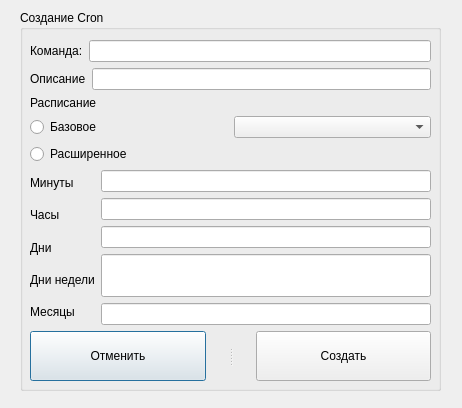
<?xml version="1.0" encoding="UTF-8"?>
<ui version="4.0">
 <class>CronCreateDiolog</class>
 <widget class="QDialog" name="CronCreateDiolog">
  <property name="geometry">
   <rect>
    <x>0</x>
    <y>0</y>
    <width>462</width>
    <height>408</height>
   </rect>
  </property>
  <property name="windowTitle">
   <string>Dialog</string>
  </property>
  <widget class="QGroupBox" name="groupBox">
   <property name="geometry">
    <rect>
     <x>20</x>
     <y>10</y>
     <width>421</width>
     <height>381</height>
    </rect>
   </property>
   <property name="title">
    <string>Создание Cron</string>
   </property>
   <widget class="QWidget" name="">
    <property name="geometry">
     <rect>
      <x>10</x>
      <y>30</y>
      <width>401</width>
      <height>341</height>
     </rect>
    </property>
    <layout class="QVBoxLayout" name="verticalLayout_3">
     <item>
      <layout class="QHBoxLayout" name="horizontalLayout_3">
       <item>
        <widget class="QLabel" name="label">
         <property name="text">
          <string>Команда:</string>
         </property>
        </widget>
       </item>
       <item>
        <widget class="QLineEdit" name="lineEdit_Command"/>
       </item>
      </layout>
     </item>
     <item>
      <layout class="QHBoxLayout" name="horizontalLayout_4">
       <item>
        <widget class="QLabel" name="label_8">
         <property name="text">
          <string>Описание</string>
         </property>
        </widget>
       </item>
       <item>
        <widget class="QLineEdit" name="lineEdit_Comment"/>
       </item>
      </layout>
     </item>
     <item>
      <widget class="QLabel" name="label_2">
       <property name="text">
        <string>Расписание</string>
       </property>
       <property name="alignment">
        <set>Qt::AlignmentFlag::AlignLeading|Qt::AlignmentFlag::AlignLeft|Qt::AlignmentFlag::AlignVCenter</set>
       </property>
      </widget>
     </item>
     <item>
      <layout class="QHBoxLayout" name="horizontalLayout_2">
       <item>
        <widget class="QRadioButton" name="radioButton_Basic">
         <property name="text">
          <string>Базовое</string>
         </property>
        </widget>
       </item>
       <item>
        <widget class="QComboBox" name="comboBox"/>
       </item>
      </layout>
     </item>
     <item>
      <widget class="QRadioButton" name="radioButton_Advanced">
       <property name="text">
        <string>Расширенное</string>
       </property>
      </widget>
     </item>
     <item>
      <layout class="QHBoxLayout" name="horizontalLayout">
       <item>
        <layout class="QVBoxLayout" name="verticalLayout">
         <item>
          <widget class="QLabel" name="label_6">
           <property name="text">
            <string>Минуты</string>
           </property>
          </widget>
         </item>
         <item>
          <widget class="QLabel" name="label_3">
           <property name="text">
            <string>Часы</string>
           </property>
           <property name="textFormat">
            <enum>Qt::TextFormat::AutoText</enum>
           </property>
           <property name="scaledContents">
            <bool>false</bool>
           </property>
          </widget>
         </item>
         <item>
          <widget class="QLabel" name="label_4">
           <property name="text">
            <string>Дни</string>
           </property>
          </widget>
         </item>
         <item>
          <widget class="QLabel" name="label_5">
           <property name="text">
            <string>Дни недели</string>
           </property>
          </widget>
         </item>
         <item>
          <widget class="QLabel" name="label_7">
           <property name="text">
            <string>Месяцы</string>
           </property>
          </widget>
         </item>
        </layout>
       </item>
       <item>
        <layout class="QVBoxLayout" name="verticalLayout_2">
         <item>
          <widget class="QLineEdit" name="lineEdit_Minuts"/>
         </item>
         <item>
          <widget class="QLineEdit" name="lineEdit_Hours"/>
         </item>
         <item>
          <widget class="QLineEdit" name="lineEdit_Days">
           <property name="enabled">
            <bool>true</bool>
           </property>
           <property name="sizePolicy">
            <sizepolicy hsizetype="Preferred" vsizetype="Fixed">
             <horstretch>0</horstretch>
             <verstretch>0</verstretch>
            </sizepolicy>
           </property>
          </widget>
         </item>
         <item>
          <widget class="QLineEdit" name="lineEdit_DaysWeek">
           <property name="sizePolicy">
            <sizepolicy hsizetype="Expanding" vsizetype="Expanding">
             <horstretch>0</horstretch>
             <verstretch>0</verstretch>
            </sizepolicy>
           </property>
           <property name="baseSize">
            <size>
             <width>0</width>
             <height>0</height>
            </size>
           </property>
           <property name="frame">
            <bool>true</bool>
           </property>
          </widget>
         </item>
         <item>
          <widget class="QLineEdit" name="lineEdit_Month"/>
         </item>
        </layout>
       </item>
      </layout>
     </item>
     <item>
      <widget class="QSplitter" name="splitter">
       <property name="orientation">
        <enum>Qt::Orientation::Horizontal</enum>
       </property>
       <property name="handleWidth">
        <number>50</number>
       </property>
       <widget class="QPushButton" name="pushButton_cancel">
        <property name="text">
         <string>Отменить</string>
        </property>
       </widget>
       <widget class="QPushButton" name="pushButton_create">
        <property name="text">
         <string>Создать</string>
        </property>
       </widget>
      </widget>
     </item>
    </layout>
   </widget>
  </widget>
 </widget>
 <resources/>
 <connections/>
</ui>
